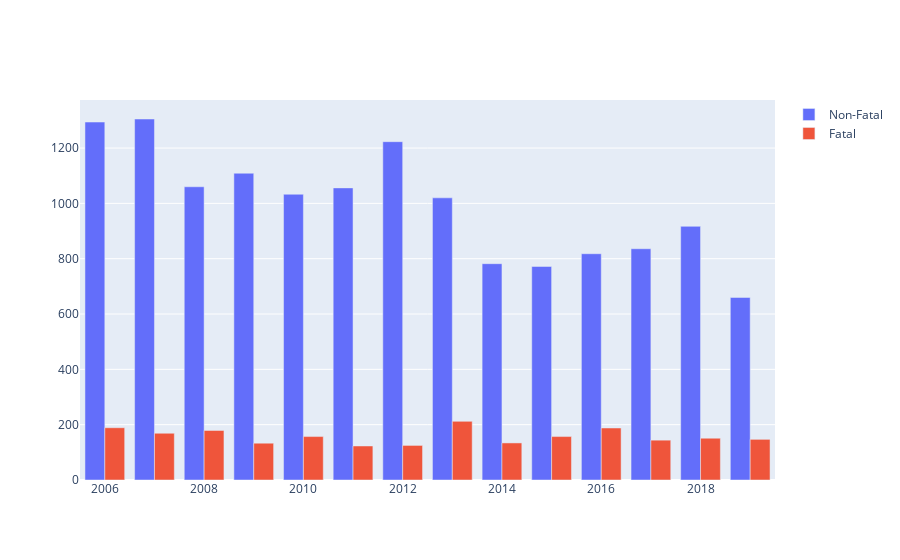

Write notebook code for a chart like this one.
### Code cell
x=df_clean['year'].unique()

fig = go.Figure(data=[
    go.Bar(name='Non-Fatal', x=x, y= df_clean[df_clean['ACCLASS']== 'Non-Fatal Injury'].groupby('year')['Index_'].nunique()),
    go.Bar(name='Fatal', x=x, y= df_clean[df_clean['ACCLASS']== 'Fatal'].groupby('year')['Index_'].nunique())])
# Change the bar mode
fig.update_layout(barmode='group')
fig.show()

### Figure 1 — Plotly figure (JSON) as saved in the notebook; plotly's stock layout.template omitted (floating-point values rounded to 4 significant figures)
{"data": [{"name": "Non-Fatal", "type": "bar", "x": [2006, 2007, 2008, 2009, 2010, 2011, 2012, 2013, 2014, 2015, 2016, 2017, 2018, 2019], "y": [1294, 1305, 1060, 1109, 1033, 1056, 1223, 1020, 782, 772, 818, 836, 917, 660]}, {"name": "Fatal", "type": "bar", "x": [2006, 2007, 2008, 2009, 2010, 2011, 2012, 2013, 2014, 2015, 2016, 2017, 2018, 2019], "y": [189, 169, 179, 133, 157, 123, 125, 212, 134, 157, 188, 144, 151, 147]}], "layout": {"barmode": "group"}}
